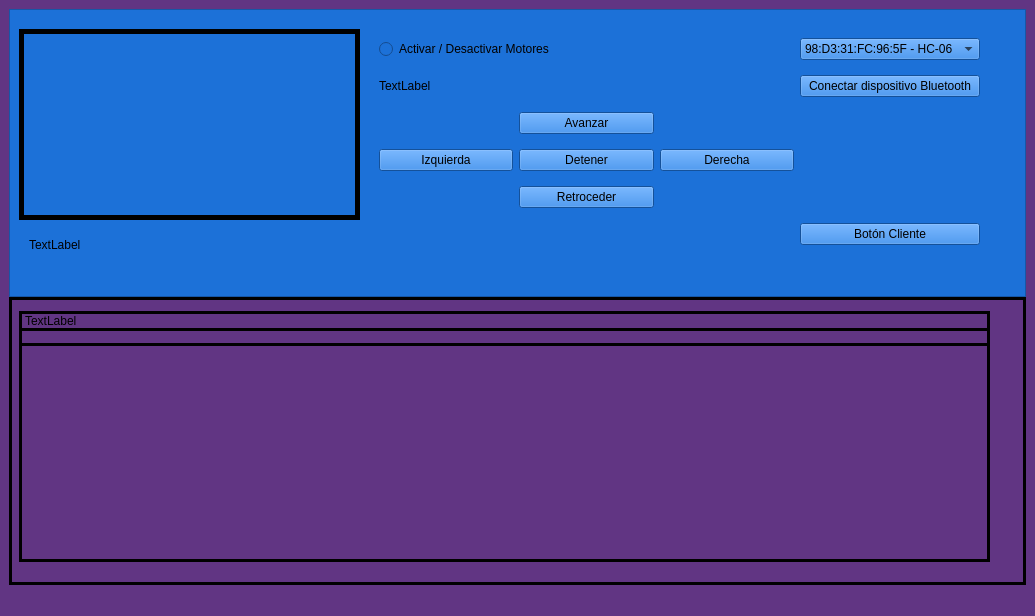
<?xml version="1.0" encoding="UTF-8"?>
<ui version="4.0">
 <class>MainWindow</class>
 <widget class="QMainWindow" name="MainWindow">
  <property name="geometry">
   <rect>
    <x>0</x>
    <y>0</y>
    <width>1035</width>
    <height>616</height>
   </rect>
  </property>
  <property name="windowTitle">
   <string>MainWindow</string>
  </property>
  <property name="styleSheet">
   <string notr="true">background-color: rgb(97, 53, 131);</string>
  </property>
  <widget class="QWidget" name="centralwidget">
   <layout class="QHBoxLayout" name="horizontalLayout">
    <item>
     <layout class="QVBoxLayout" name="verticalLayout">
      <property name="spacing">
       <number>0</number>
      </property>
      <item>
       <widget class="QFrame" name="frame_arriba">
        <property name="styleSheet">
         <string notr="true">background-color: rgb(28, 113, 216);</string>
        </property>
        <property name="frameShape">
         <enum>QFrame::StyledPanel</enum>
        </property>
        <property name="frameShadow">
         <enum>QFrame::Raised</enum>
        </property>
        <widget class="QLabel" name="autor">
         <property name="geometry">
          <rect>
           <x>20</x>
           <y>210</y>
           <width>691</width>
           <height>51</height>
          </rect>
         </property>
         <property name="text">
          <string>TextLabel</string>
         </property>
        </widget>
        <widget class="QLabel" name="Imagen">
         <property name="geometry">
          <rect>
           <x>10</x>
           <y>20</y>
           <width>341</width>
           <height>191</height>
          </rect>
         </property>
         <property name="styleSheet">
          <string notr="true">border: 5px solid black;</string>
         </property>
         <property name="text">
          <string/>
         </property>
         <property name="pixmap">
          <pixmap>../../../../../../Descargas/Telegram Desktop/photo_2021-11-19_03-34-04.jpg</pixmap>
         </property>
         <property name="scaledContents">
          <bool>true</bool>
         </property>
         <property name="margin">
          <number>0</number>
         </property>
        </widget>
        <widget class="QWidget" name="layoutWidget">
         <property name="geometry">
          <rect>
           <x>370</x>
           <y>20</y>
           <width>601</width>
           <height>231</height>
          </rect>
         </property>
         <layout class="QGridLayout" name="gridLayout">
          <item row="4" column="1">
           <widget class="QPushButton" name="btn_retroceder">
            <property name="text">
             <string>Retroceder</string>
            </property>
           </widget>
          </item>
          <item row="3" column="1">
           <widget class="QPushButton" name="btn_detener">
            <property name="text">
             <string>Detener</string>
            </property>
           </widget>
          </item>
          <item row="0" column="3">
           <widget class="QComboBox" name="bt_list">
            <item>
             <property name="text">
              <string>98:D3:31:FC:96:5F - HC-06</string>
             </property>
            </item>
            <item>
             <property name="text">
              <string>94:17:00:DD:74:5F - Bawy~</string>
             </property>
            </item>
           </widget>
          </item>
          <item row="1" column="3">
           <widget class="QPushButton" name="on_off_bt">
            <property name="text">
             <string>Conectar dispositivo Bluetooth</string>
            </property>
           </widget>
          </item>
          <item row="5" column="3">
           <widget class="QPushButton" name="on_off_server">
            <property name="text">
             <string>Botón Cliente</string>
            </property>
           </widget>
          </item>
          <item row="1" column="0" colspan="3">
           <widget class="QLabel" name="t_botones">
            <property name="text">
             <string>TextLabel</string>
            </property>
           </widget>
          </item>
          <item row="2" column="1">
           <widget class="QPushButton" name="btn_avanzar">
            <property name="text">
             <string>Avanzar</string>
            </property>
            <property name="autoDefault">
             <bool>true</bool>
            </property>
           </widget>
          </item>
          <item row="0" column="0" colspan="3">
           <widget class="QRadioButton" name="on_off_motor">
            <property name="text">
             <string>Activar / Desactivar Motores</string>
            </property>
           </widget>
          </item>
          <item row="3" column="2">
           <widget class="QPushButton" name="btn_derecha">
            <property name="text">
             <string>Derecha</string>
            </property>
           </widget>
          </item>
          <item row="3" column="0">
           <widget class="QPushButton" name="btn_izquierda">
            <property name="text">
             <string>Izquierda</string>
            </property>
           </widget>
          </item>
         </layout>
        </widget>
       </widget>
      </item>
      <item>
       <widget class="QFrame" name="frame_abajo">
        <property name="autoFillBackground">
         <bool>false</bool>
        </property>
        <property name="styleSheet">
         <string notr="true">alternate-background-color: rgb(129, 61, 156);
border: 3px solid black;</string>
        </property>
        <property name="frameShape">
         <enum>QFrame::StyledPanel</enum>
        </property>
        <property name="frameShadow">
         <enum>QFrame::Raised</enum>
        </property>
        <widget class="QWidget" name="verticalLayoutWidget">
         <property name="geometry">
          <rect>
           <x>10</x>
           <y>14</y>
           <width>971</width>
           <height>251</height>
          </rect>
         </property>
         <layout class="QVBoxLayout" name="verticalLayout_2">
          <property name="spacing">
           <number>12</number>
          </property>
          <item>
           <widget class="QLabel" name="label_2">
            <property name="text">
             <string>TextLabel</string>
            </property>
           </widget>
          </item>
          <item>
           <widget class="QListWidget" name="r_log"/>
          </item>
         </layout>
        </widget>
       </widget>
      </item>
     </layout>
    </item>
   </layout>
  </widget>
  <widget class="QMenuBar" name="menubar">
   <property name="geometry">
    <rect>
     <x>0</x>
     <y>0</y>
     <width>1035</width>
     <height>22</height>
    </rect>
   </property>
  </widget>
  <widget class="QStatusBar" name="statusbar"/>
 </widget>
 <resources/>
 <connections/>
</ui>
